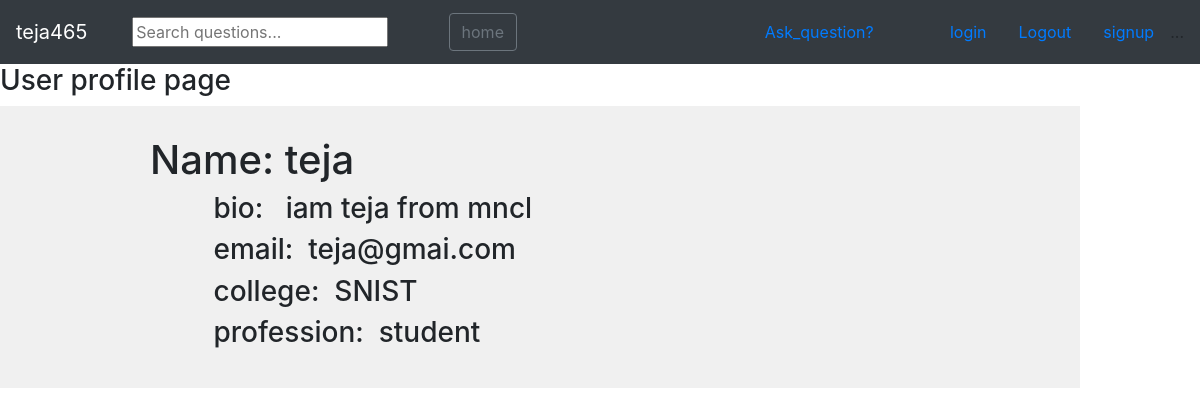
The app's page /profile/1 with its own data.
### myapp/models.py (models this page shows, shortened)
class profile(models.Model):
    user = models.OneToOneField(User, default=1,on_delete=models.CASCADE)
    bio=models.CharField(max_length = 190,default='None')
    email=models.CharField(max_length = 26,default='None')
    college=models.CharField(max_length = 50,default='None')
    profession=models.TextField(default='None')

### myapp/views.py (the view)
# urls.py: re_path(r'^profile/(?P<id>\d+)', views.user_profile),
def user_profile(request,id):
    user=User.objects.get(id=id)
    bio=user.profile.bio
    bio=user.profile.bio
    email=user.profile.email
    college=user.profile.college
    profession=user.profile.profession
    return render(request,'profile.html',{'name':user.username,'bio':bio,'email':email,'college':college,'profession':profession})

### templates/profile.html
{% extends 'base.html'%}
{% block profile_block%}
<h3>User profile page </h3>
<div class="userProfile">
<h1>Name: {{name}} </h1>
<h3>&emsp;&emsp;    bio: &nbsp;                  {{bio}} </h3>
<h3>&emsp;&emsp;    email:&nbsp;                 {{email}}  </h3>
<h3>&emsp;&emsp;    college:&nbsp;               {{college}}  </h3>
<h3>&emsp;&emsp;    profession:&nbsp;            {{profession}} </h3>
</div>
{% endblock%}

### static/index.css (style rules this page uses)
.userProfile { float:left; width:90%; background-color: #f0f0f0; padding:30px 30px 30px 150px ; }

### records on screen
profile: bio "iam teja from mncl", email "teja@gmai.com", college "SNIST", profession "student"

### other values on screen
{{ name }} "teja"
